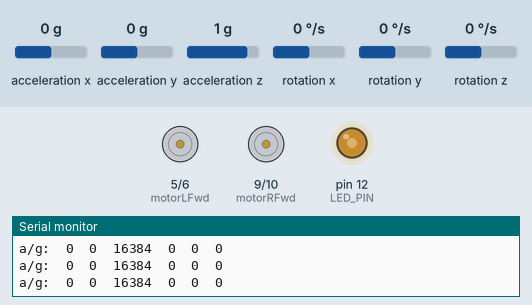
The sketch below on a simulated Arduino Uno, built with avr-gcc and run on an emulated ATmega328P. Parts: motor-driver pin pairs drawn as motors (green arrow = first pin HIGH = forward, orange = second pin HIGH = backward, longer = more drive), output pins drawn as LEDs (lit = HIGH), the last lines printed to the serial monitor. The inputs (shaded band) are chosen by the test bench; at power-on: acceleration x 0 g, acceleration z 1 g, acceleration y 0 g, rotation x 0 °/s, rotation y 0 °/s, rotation z 0 °/s.

Above: at 1.2 s.
1.3 s: acceleration x set to -0.8 g
At 4.1 s:
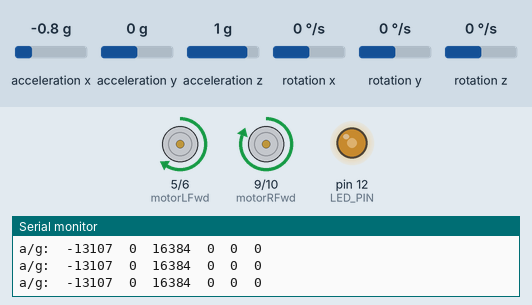
4.3 s: acceleration x set to -1.1 g
At 7.1 s:
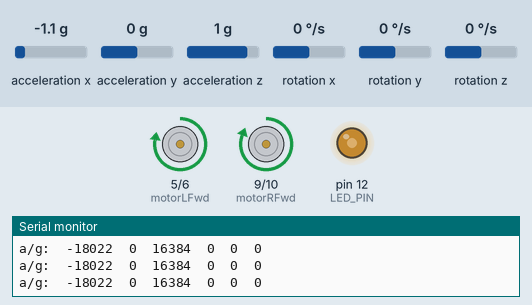
7.3 s: acceleration z set to 0 g
Timing chart, 0 to 16.3 s (numbered marks = the images above; inputs shaded):
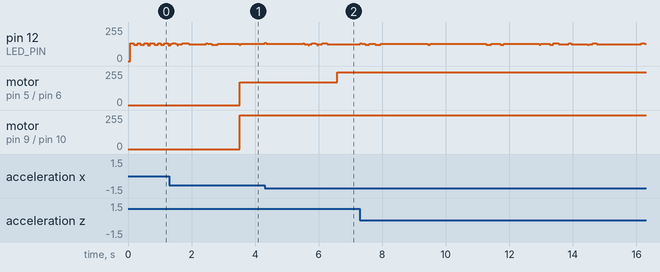

Measured:
- after the input at 1.3 s, motor on pin 5 (motorLFwd) / pin 6 (motorLRev): stopped → forward 172/255 after 2.2 s; motor on pin 9 (motorRFwd) / pin 10 (motorRRev): stopped → forward 255/255 after 2.2 s
- after the input at 4.3 s, motor on pin 5 (motorLFwd) / pin 6 (motorLRev): forward 172/255 → forward 244/255 after 2.3 s

The sketch:

Gyrobot_MK1.ino
```cpp
#include <I2Cdev.h>
#include <MPU6050.h>

// Arduino Wire library is required if I2Cdev I2CDEV_ARDUINO_WIRE implementation
// is used in I2Cdev.h
#if I2CDEV_IMPLEMENTATION == I2CDEV_ARDUINO_WIRE
    #include <Wire.h>
#endif

// class default I2C address is 0x68
// specific I2C addresses may be passed as a parameter here
// AD0 low = 0x68 (default for InvenSense evaluation board)
// AD0 high = 0x69
MPU6050 accelgyro;
//MPU6050 accelgyro(0x69); // <-- use for AD0 high

int16_t ax, ay, az;
int16_t gx, gy, gz;

//Motor stuff
int motorLFwd = 5;
int motorLRev = 6;
int motorRFwd = 9;
int motorRRev = 10;
double motorValueL, motorValueR; //Delay in microseconds for each motor
double motorRateL = 10;
double motorRateR = 10;              //Higher value = greater delay = slower motor speed
int gravityValue = 15000;
int deadSpace = 200;

//Time calculations
unsigned long previousTimeL = 0;
unsigned long previousTimeR = 0;
unsigned long previousTimeDisp = 0;

#define OUTPUT_READABLE_ACCELGYRO

#define LED_PIN 12
bool blinkState = false;

void setup() {

    // join I2C bus (I2Cdev library doesn't do this automatically)
    #if I2CDEV_IMPLEMENTATION == I2CDEV_ARDUINO_WIRE
        Wire.begin();
    #elif I2CDEV_IMPLEMENTATION == I2CDEV_BUILTIN_FASTWIRE
        Fastwire::setup(400, true);
    #endif

    Serial.begin(38400);

    // initialize device
    Serial.println("Initializing I2C devices...");
    accelgyro.initialize();

    // verify connection
    Serial.println("Testing device connections...");
    Serial.println(accelgyro.testConnection() ? "MPU6050 connection successful" : "MPU6050 connection failed");

    // use the code below to change accel/gyro offset values
    /*
    Serial.println("Updating internal sensor offsets...");
    // -76  -2359 1688  0 0 0
    Serial.print(accelgyro.getXAccelOffset()); Serial.print("\t"); // -76
    Serial.print(accelgyro.getYAccelOffset()); Serial.print("\t"); // -2359
    Serial.print(accelgyro.getZAccelOffset()); Serial.print("\t"); // 1688
    Serial.print(accelgyro.getXGyroOffset()); Serial.print("\t"); // 0
    Serial.print(accelgyro.getYGyroOffset()); Serial.print("\t"); // 0
    Serial.print(accelgyro.getZGyroOffset()); Serial.print("\t"); // 0
    Serial.print("\n");
    accelgyro.setXGyroOffset(220);
    accelgyro.setYGyroOffset(76);
    accelgyro.setZGyroOffset(-85);
    Serial.print(accelgyro.getXAccelOffset()); Serial.print("\t"); // -76
    Serial.print(accelgyro.getYAccelOffset()); Serial.print("\t"); // -2359
    Serial.print(accelgyro.getZAccelOffset()); Serial.print("\t"); // 1688
    Serial.print(accelgyro.getXGyroOffset()); Serial.print("\t"); // 0
    Serial.print(accelgyro.getYGyroOffset()); Serial.print("\t"); // 0
    Serial.print(accelgyro.getZGyroOffset()); Serial.print("\t"); // 0
    Serial.print("\n");
    */
    accelgyro.setXAccelOffset(-500);
    accelgyro.setYAccelOffset(-3920);
    accelgyro.setZAccelOffset(1480);

    // configure Arduino LED for
    pinMode(LED_PIN, OUTPUT);
    pinMode(motorLFwd, OUTPUT);
    pinMode(motorLRev, OUTPUT);
    pinMode(motorRFwd, OUTPUT);
    pinMode(motorRRev, OUTPUT);
}

void loop() {
    unsigned long currentTime = millis();
    // read raw accel/gyro measurements from device
    accelgyro.getMotion6(&ax, &ay, &az, &gx, &gy, &gz);

    // these methods (and a few others) are also available
    //accelgyro.getAcceleration(&ax, &ay, &az);
    //accelgyro.getRotation(&gx, &gy, &gz);

   if(currentTime - previousTimeDisp > 150)
   {
    #ifdef OUTPUT_READABLE_ACCELGYRO
        // display tab-separated accel/gyro x/y/z values
        Serial.print("a/g:\t");
        Serial.print(ax); Serial.print("\t");
        Serial.print(ay); Serial.print("\t");
        Serial.print(az); Serial.print("\t");
        Serial.print(gx); Serial.print("\t");
        Serial.print(gy); Serial.print("\t");
        Serial.println(gz);
    #endif
    previousTimeDisp = currentTime;
   }


    // blink LED to indicate activity
    blinkState = !blinkState;
    digitalWrite(LED_PIN, blinkState);

    /*
     * MOTOR STUFFFF
     */
     if(ax > deadSpace || ax < -1*deadSpace)
     {
     motorValueL = map(abs(ax), 0, gravityValue, 0, 255);
     motorValueR = motorValueL;
     }

//LEFT MOTOR
     if(currentTime - previousTimeL >= motorValueL*motorRateL)
     {
        analogWrite(motorLRev, 0);
        analogWrite(motorLFwd, motorValueL*motorRateL);
        previousTimeL = currentTime;
     }
     if(currentTime - previousTimeL >= motorValueL*motorRateL)
     {
        analogWrite(motorLFwd, 0);
        analogWrite(motorLRev, motorValueL*motorRateL);
        previousTimeL = currentTime;
     }

//RIGHT MOTOR
     if(currentTime - previousTimeR >= motorValueR*motorRateR)
     {
        analogWrite(motorRRev, 0);
        analogWrite(motorRFwd, motorValueR*motorRateR);
        previousTimeR = currentTime;
     }
     if(currentTime - previousTimeR >= motorValueR*motorRateR)
     {
        analogWrite(motorRFwd, 0);
        analogWrite(motorRRev, motorValueR*motorRateR);
        previousTimeR = currentTime;
     }


}
```
